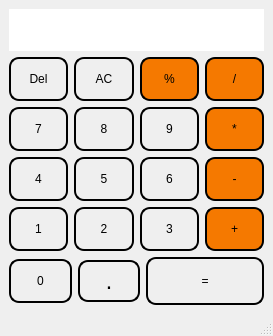
<?xml version="1.0" encoding="UTF-8"?>
<ui version="4.0">
 <class>MainWindow</class>
 <widget class="QMainWindow" name="MainWindow">
  <property name="geometry">
   <rect>
    <x>0</x>
    <y>0</y>
    <width>273</width>
    <height>336</height>
   </rect>
  </property>
  <property name="windowTitle">
   <string>MainWindow</string>
  </property>
  <property name="styleSheet">
   <string notr="true">QPushButton{
	width:40px;
	height:40px;
	border:2px solid black;
	border-radius:10px;
}
QPushButton:pressed{
	background:gray;
	border:1px solid black;
}</string>
  </property>
  <widget class="QWidget" name="centralwidget">
   <layout class="QVBoxLayout" name="verticalLayout_2">
    <item>
     <layout class="QVBoxLayout" name="verticalLayout">
      <item>
       <widget class="QLabel" name="label">
        <property name="minimumSize">
         <size>
          <width>40</width>
          <height>30</height>
         </size>
        </property>
        <property name="maximumSize">
         <size>
          <width>16777215</width>
          <height>70</height>
         </size>
        </property>
        <property name="font">
         <font>
          <pointsize>19</pointsize>
         </font>
        </property>
        <property name="styleSheet">
         <string notr="true">QLabel#label{
	background:white;
	font-size:40;
	text-align:right;
	qproperty-alignment:'AlignRight|AlignVCenter';
	height:20px;
}</string>
        </property>
        <property name="text">
         <string/>
        </property>
       </widget>
      </item>
      <item>
       <layout class="QHBoxLayout" name="horizontalLayout">
        <item>
         <widget class="QPushButton" name="pushButton_Del">
          <property name="styleSheet">
           <string notr="true"/>
          </property>
          <property name="text">
           <string>Del</string>
          </property>
         </widget>
        </item>
        <item>
         <widget class="QPushButton" name="pushButton_AC">
          <property name="styleSheet">
           <string notr="true"/>
          </property>
          <property name="text">
           <string>AC</string>
          </property>
         </widget>
        </item>
        <item>
         <widget class="QPushButton" name="pushButton_per">
          <property name="styleSheet">
           <string notr="true">QPushButton{
	background:rgb(245, 121, 0);
}</string>
          </property>
          <property name="text">
           <string>%</string>
          </property>
         </widget>
        </item>
        <item>
         <widget class="QPushButton" name="pushButton_divide">
          <property name="styleSheet">
           <string notr="true">QPushButton{
	background:rgb(245, 121, 0);
}</string>
          </property>
          <property name="text">
           <string>/</string>
          </property>
         </widget>
        </item>
       </layout>
      </item>
      <item>
       <layout class="QHBoxLayout" name="horizontalLayout_2">
        <item>
         <widget class="QPushButton" name="pushButton_7">
          <property name="text">
           <string>7</string>
          </property>
         </widget>
        </item>
        <item>
         <widget class="QPushButton" name="pushButton_8">
          <property name="styleSheet">
           <string notr="true">QPushButton{
	width:40px;
	height:40px;
}</string>
          </property>
          <property name="text">
           <string>8</string>
          </property>
         </widget>
        </item>
        <item>
         <widget class="QPushButton" name="pushButton_9">
          <property name="text">
           <string>9</string>
          </property>
         </widget>
        </item>
        <item>
         <widget class="QPushButton" name="pushButton_multiply">
          <property name="styleSheet">
           <string notr="true">QPushButton{
	background:rgb(245, 121, 0);
}</string>
          </property>
          <property name="text">
           <string>*</string>
          </property>
         </widget>
        </item>
       </layout>
      </item>
      <item>
       <layout class="QHBoxLayout" name="horizontalLayout_3">
        <item>
         <widget class="QPushButton" name="pushButton_4">
          <property name="text">
           <string>4</string>
          </property>
         </widget>
        </item>
        <item>
         <widget class="QPushButton" name="pushButton_5">
          <property name="text">
           <string>5</string>
          </property>
         </widget>
        </item>
        <item>
         <widget class="QPushButton" name="pushButton_6">
          <property name="text">
           <string>6</string>
          </property>
         </widget>
        </item>
        <item>
         <widget class="QPushButton" name="pushButton_minus">
          <property name="styleSheet">
           <string notr="true">QPushButton{
	background:rgb(245, 121, 0);
}</string>
          </property>
          <property name="text">
           <string>-</string>
          </property>
         </widget>
        </item>
       </layout>
      </item>
      <item>
       <layout class="QHBoxLayout" name="horizontalLayout_4">
        <item>
         <widget class="QPushButton" name="pushButton_1">
          <property name="text">
           <string>1</string>
          </property>
         </widget>
        </item>
        <item>
         <widget class="QPushButton" name="pushButton_2">
          <property name="text">
           <string>2</string>
          </property>
         </widget>
        </item>
        <item>
         <widget class="QPushButton" name="pushButton_3">
          <property name="text">
           <string>3</string>
          </property>
         </widget>
        </item>
        <item>
         <widget class="QPushButton" name="pushButton_plus">
          <property name="styleSheet">
           <string notr="true">QPushButton{
	background:rgb(245, 121, 0);
}</string>
          </property>
          <property name="text">
           <string>+</string>
          </property>
         </widget>
        </item>
       </layout>
      </item>
      <item>
       <layout class="QHBoxLayout" name="horizontalLayout_5">
        <item>
         <widget class="QPushButton" name="pushButton_0">
          <property name="maximumSize">
           <size>
            <width>16777100</width>
            <height>16777215</height>
           </size>
          </property>
          <property name="styleSheet">
           <string notr="true">QPushButton{
	width:40%;
}</string>
          </property>
          <property name="text">
           <string>0</string>
          </property>
         </widget>
        </item>
        <item>
         <widget class="QPushButton" name="pushButton_dec">
          <property name="maximumSize">
           <size>
            <width>400</width>
            <height>42</height>
           </size>
          </property>
          <property name="font">
           <font>
            <pointsize>17</pointsize>
           </font>
          </property>
          <property name="styleSheet">
           <string notr="true"/>
          </property>
          <property name="text">
           <string>.</string>
          </property>
         </widget>
        </item>
        <item>
         <widget class="QPushButton" name="pushButton_calc">
          <property name="minimumSize">
           <size>
            <width>118</width>
            <height>48</height>
           </size>
          </property>
          <property name="maximumSize">
           <size>
            <width>35</width>
            <height>16777215</height>
           </size>
          </property>
          <property name="styleSheet">
           <string notr="true"/>
          </property>
          <property name="text">
           <string>=</string>
          </property>
         </widget>
        </item>
       </layout>
      </item>
     </layout>
    </item>
   </layout>
  </widget>
  <widget class="QStatusBar" name="statusbar"/>
 </widget>
 <resources/>
 <connections/>
</ui>
